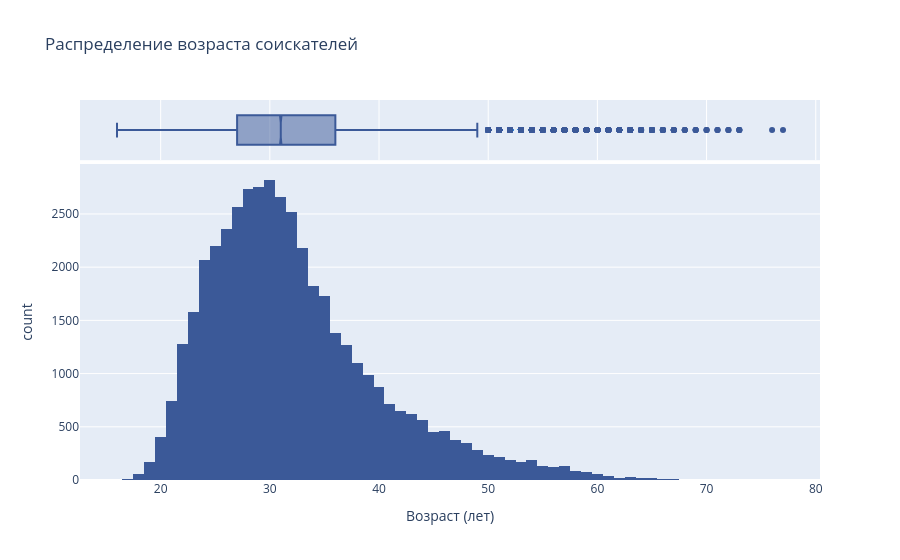

Notebook code cell kept with this figure:
### Markdown cell above
1. Постройте распределение признака **"Возраст"**. Опишите распределение, отвечая на следующие вопросы: чему равна мода распределения, каковы предельные значения признака, в каком примерном интервале находится возраст большинства соискателей? Есть ли аномалии для признака возраста, какие значения вы бы причислили к их числу?
*Совет: постройте гистограмму и коробчатую диаграмму рядом.*

### Code cell
import plotly.express as px

# Строим гистограмму распределения возраста с коробчатой диаграммой сверху (marginal="box")
fig = px.histogram(
    dst_data, 
    x="Возраст", 
    marginal="box", 
    title="Распределение возраста соискателей",
    labels={"Возраст": "Возраст (лет)"},
    color_discrete_sequence=['#3b5998'] # Приятный синий цвет
)

# Выводим график
fig.show()
fig.write_html("Pics/age_distribution.html")

### Figure 1 — Plotly figure (JSON) as saved in the notebook; plotly's stock layout.template omitted (floating-point values rounded to 4 significant figures; data arrays with more than 128 entries replaced by an {"elided": "..."} marker saying what was removed)
{"data": [{"bingroup": "x", "hovertemplate": "Возраст (лет)=%{x}<br>count=%{y}<extra></extra>", "legendgroup": "", "marker": {"color": "#3b5998", "pattern": {"shape": ""}}, "name": "", "orientation": "v", "showlegend": false, "type": "histogram", "x": {"elided": "44485 int values"}, "xaxis": "x", "yaxis": "y"}, {"hovertemplate": "Возраст (лет)=%{x}<extra></extra>", "legendgroup": "", "marker": {"color": "#3b5998"}, "name": "", "notched": true, "showlegend": false, "type": "box", "x": {"elided": "44485 int values"}, "xaxis": "x2", "yaxis": "y2"}], "layout": {"barmode": "relative", "legend": {"tracegroupgap": 0}, "title": {"text": "Распределение возраста соискателей"}, "xaxis": {"anchor": "y", "domain": [0, 1], "title": {"text": "Возраст (лет)"}}, "xaxis2": {"anchor": "y2", "domain": [0, 1], "matches": "x", "showgrid": true, "showticklabels": false}, "yaxis": {"anchor": "x", "domain": [0, 0.8316], "title": {"text": "count"}}, "yaxis2": {"anchor": "x2", "domain": [0.8416, 1], "matches": "y2", "showgrid": false, "showline": false, "showticklabels": false, "ticks": ""}}}
